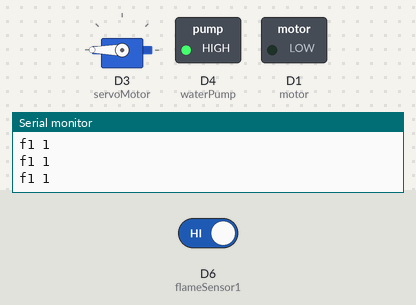
Recording of a sketch running on a simulated ESP8266 (NodeMCU). Shown: servo, switched loads named in the sketch (green lamp = pin HIGH), the last lines printed to the serial monitor. The test bench sets the inputs (shaded band); at power-on: D6 (flameSensor1) HIGH.

Above: at 4.8 s.
4.9 s: D6 (flameSensor1) driven LOW
At 5.8 s:
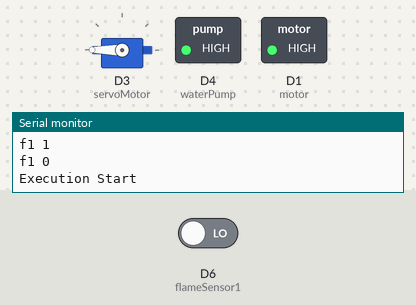
At 10.1 s:
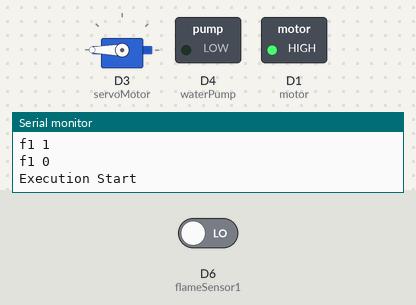
Timing chart, 0 to 11.6 s (numbered marks = the images above; inputs shaded):
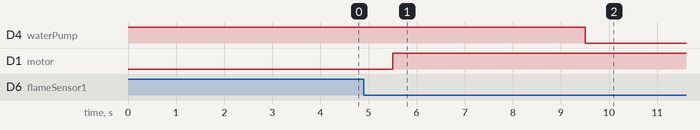

The sketch:

firebot.ino
```cpp
#define servoMotor D3
#define waterPump D4
#define motor D1

#define smokeSensor  A0
#define sonarSensorTriggerPin  D2
#define sonarSensorEchoPin  D5

#define flameSensor1 D6
#define flameSensor2 D7

#define countFireNutralToLimit 5

#include <Servo.h>

//define variables
bool initiateOperationStatus, programmeFlag, initiateMotorStatus;
int countFireNutral;
Servo servo;

void setup() {
  // put your setup code here, to run once:
  pinMode(motor, OUTPUT);
  pinMode(servoMotor, OUTPUT);
  pinMode(waterPump, OUTPUT);
  pinMode(sonarSensorTriggerPin, OUTPUT);

  pinMode(flameSensor1, INPUT);
  pinMode(flameSensor2, INPUT);

  pinMode(smokeSensor, INPUT);
  pinMode(sonarSensorEchoPin, INPUT);

  initiateOperationStatus = true;
  programmeFlag = true;
  initiateMotorStatus = true;
  countFireNutral = 0;

  servo.attach(servoMotor);
  servo.write(270);
  digitalWrite(waterPump,HIGH);

  Serial.begin(9600);
}

int getSonar(){
  //clears the triggerpin
  digitalWrite(sonarSensorTriggerPin, LOW);
  delay(1);

  //sets the trigger pin on for 10 ms
  digitalWrite(sonarSensorTriggerPin, HIGH);
  delay(10);
  digitalWrite(sonarSensorTriggerPin, LOW);

  //reads the ecopin , returns the sound wav traveltime in ms
  long duration = pulseIn(sonarSensorEchoPin,HIGH);

  //calc distannce
  int distance = duration*0.034/2;
  // s = v*t // in the up -> (t*velocity of sound 0.034meter per milisecond)/2 as covers double distance

  //printing the distance
  Serial.print("Distance: ");
  Serial.println(distance);

  delay(100);
  return distance;
}


int countFlame(){
  int f1=0, f2=0;

  f1 = digitalRead(flameSensor1);
  // f2 = digitalRead(flameSensor2);

  Serial.print("f1 ");
  Serial.println(f1);
  // Serial.print(" f2 ");
  // Serial.println(f2);

  // Serial.println(f1 && f2);

  return f1;
}

int getSmoke(){
  int s = analogRead(smokeSensor);
  return s;
}

void executeServoMotor(int i){
  servo.write(i);
}

void runMotor(int x){
  if(x==1){
    digitalWrite(motor, HIGH);
  }
  else{
    digitalWrite(motor, LOW);
  }
}

void runPump(int x){
  if(x==1){
    digitalWrite(waterPump, HIGH);
  }
  else{
    digitalWrite(waterPump, LOW);
  }
}


void loop() {
  // put your main code here, to run repeatedly:
  if(programmeFlag){
    int x = countFlame();
    delay(500);

    if(initiateMotorStatus && x==1){
      initiateMotorStatus = false;
      delay(3000);
      runMotor(0); //MOTOR START
    }

    if(x==0){
      // FIRE DETECTED
      runMotor(1); //MOTOR STOP
    }

    if(x==0 && initiateOperationStatus){
      initiateOperationStatus = false;
      //servo + pump
      Serial.println("Execution Start");
      delay(2500);
      executeServoMotor(180);

      delay(1500);

      runPump(0);

      delay(10000);
    }

    if(!initiateOperationStatus && x==1){
      countFireNutral++;
    }

    if(countFireNutral > 20){
      executeServoMotor(270);
      delay(1500);
      runPump(1);

      programmeFlag = false;
    }
  }

}
```

Measured:
- after the input at 4.9 s, D4 (waterPump): HIGH → LOW after 4.6 s; D1 (motor): LOW → HIGH after 0.60 s
